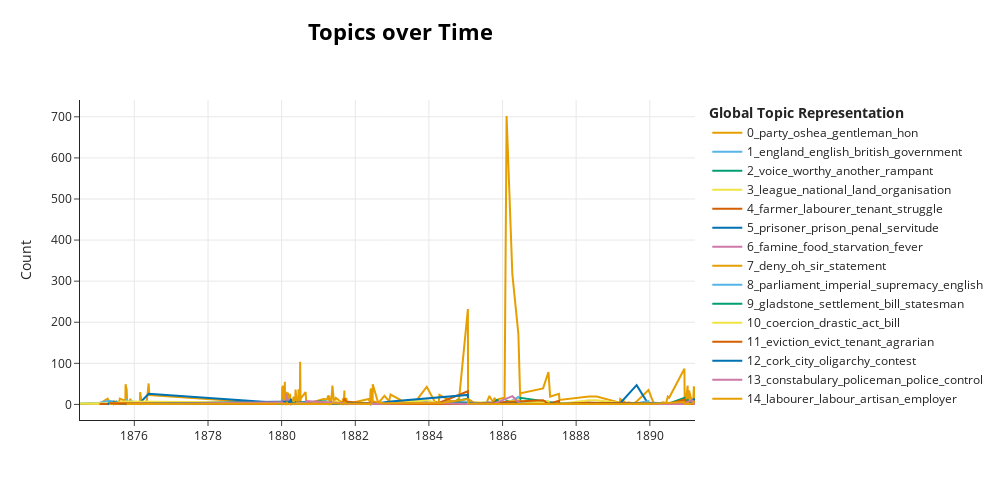

Notebook code for this chart:
### Code cell
#use function to get visualisation of topics for the whole dataset with lemmatized text and stopwords removed
stop_vis_obj = bertopic_time(df_stop, topic_model)
stop_vis = stop_vis_obj[0]
stop_vis
